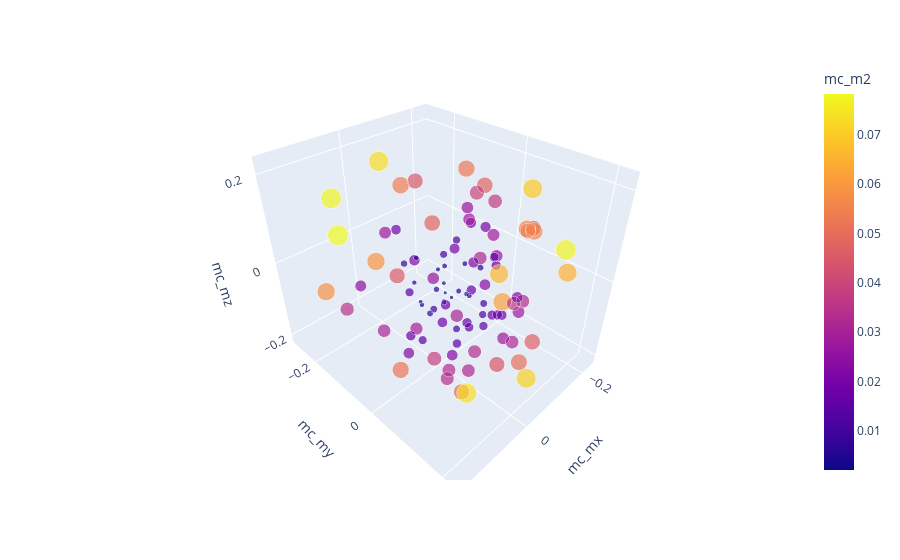

Notebook source saved alongside this figure:
### Code cell
fig = px.scatter_3d(sf.mcconf_df,x='mc_mx',y='mc_my',z='mc_mz',size='mc_m2',color='mc_m2')
fig.show()
